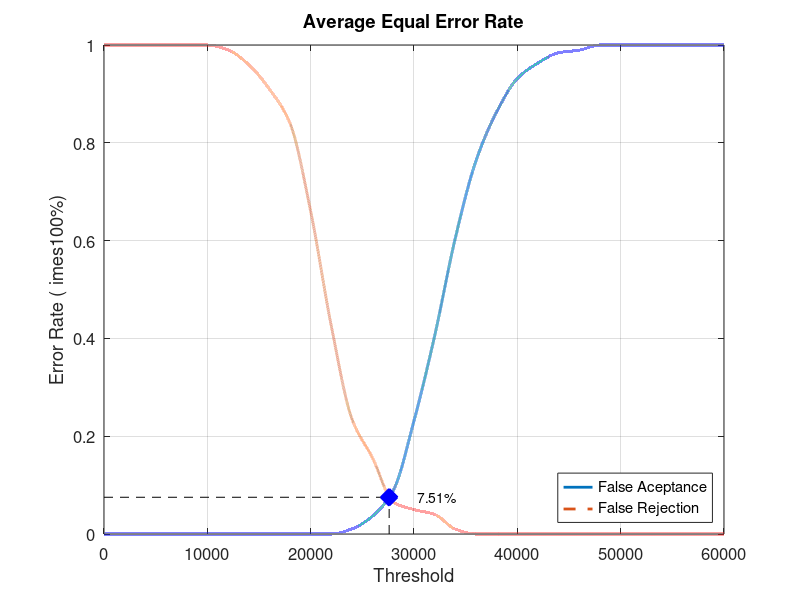
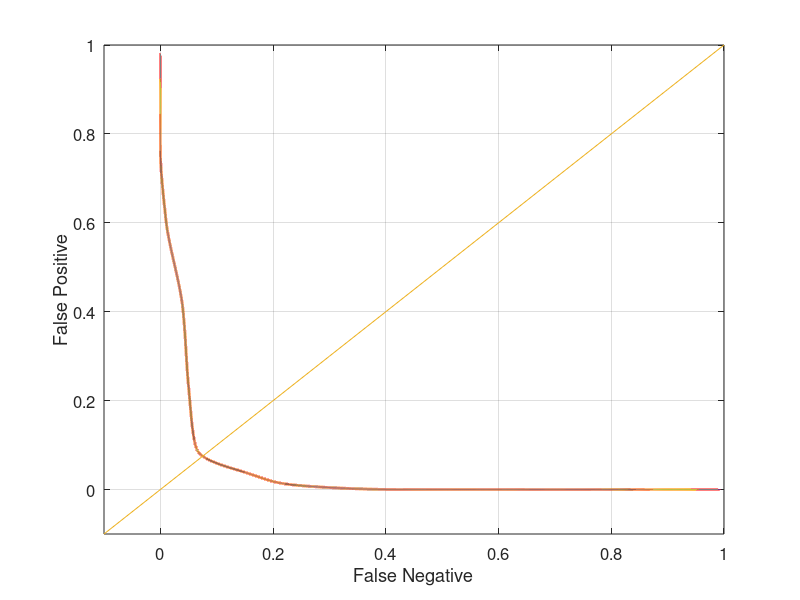

MATLAB code for these plots, in order:
close all;
clear;
clc;
x = 0:2000:60000;
xq = 0:0.5:60000;

y0 = [0 0 0 0 0 0 0 0 0 0 0 0 0.0105263 0.0368421 0.0894737 0.231579 0.405263 0.605263 0.763158 0.863158 0.931579 0.963158 0.984211 0.989474 1 1 1 1 1 1 1]
yy0 = interp1(x, y0, xq, 'pchip');
y1 = [1 1 1 1 1 1 0.99 0.96 0.91 0.84 0.66 0.425 0.235 0.155 0.065 0.05 0.04 0.01 0 0 0 0 0 0 0 0 0 0 0 0 0]
yy1 = interp1(x, y1, xq, 'pchip');

% Calculating EER: 
y2 = abs(y0 - y1);
find(y2 == min(y2))
yy2 = abs(yy0 - yy1);
xEER = find(yy2 == min(yy2));
xEERIndex = xq(xEER) % X-axis EER
yEER = yy0(xEER) % Y-axis EER

main = figure
plot(xq, yy0,'-','LineWidth', 2);	hold on
plot(xq, yy1,'--','LineWidth', 2);	hold on
plot([xEERIndex xEERIndex], [0 yEER], 'k--');	hold on
plot([0 xEERIndex], [yEER yEER], 'k--');	hold on
plot(xEERIndex, yEER, 'bx', 'LineWidth', 10);	hold on
text(xEERIndex + 10 * xEERIndex / 100, yEER, [num2str(round((10000 * yEER)) / 100) '%'])
legend('False Aceptance', 'False Rejection', 'Location', 'SouthEast')
xlabel('Threshold')
ylabel('Error Rate (	imes100%)')
title('Average Equal Error Rate')
set(gca, 'FontSize', 12)
axis([0 60000 0 1])
grid on

print(main, 'Database1_1Main', '-dpng');
FNRxFPR = figure('Color', [1 1 1]);
plot(yy1, yy0, '-', yy1, yy0, 'LineWidth', 2);
hold on
y = -0.1:0.1:1
plot(y, y); 
set(gca, 'FontSize', 12)
xlabel('False Negative')
ylabel('False Positive')
axis([-0.1 1 -0.1 1])
set(gca, 'FontSize', 12)
grid on

print(FNRxFPR, 'Database1_1FNRxFPR','-dpng');
